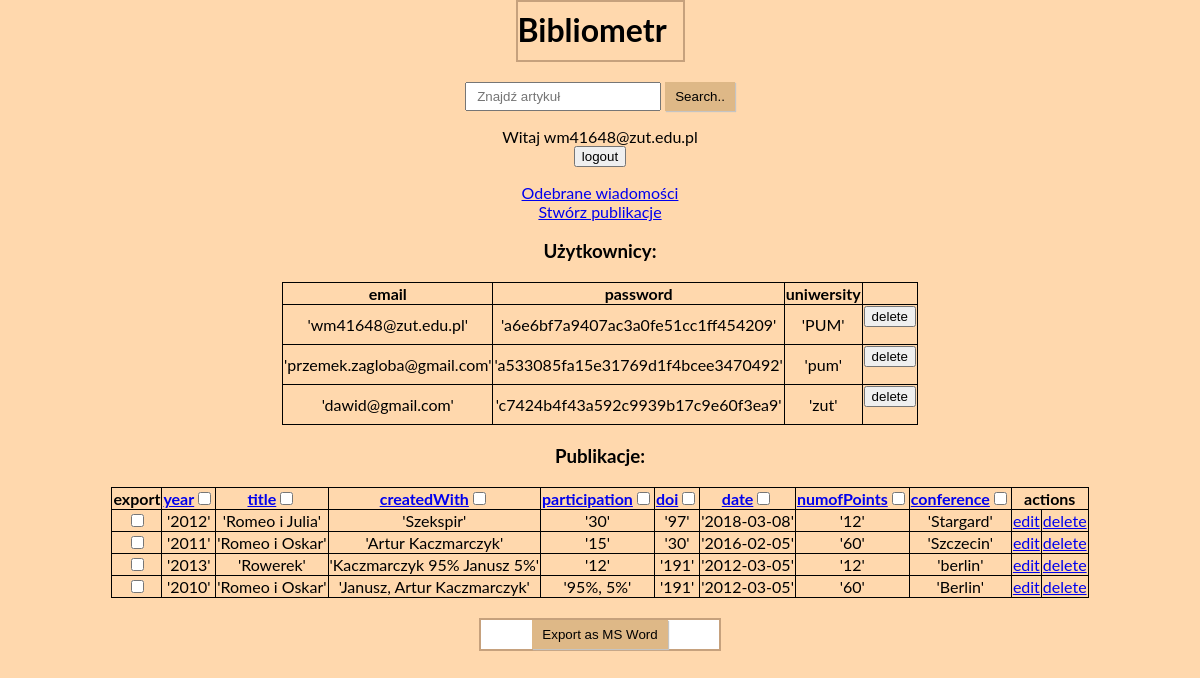
The app's page /index.php (signed in) with its own data.
### tables this page shows
CREATE TABLE `user` (
  `id` int(11) NOT NULL,
  `login` varchar(32) DEFAULT NULL,
  `password` varchar(32) DEFAULT NULL,
  `uniwersity` text DEFAULT NULL,
  `typ` enum('user','admin','','') NOT NULL,
  `publishes_id` int(11) NOT NULL
);

CREATE TABLE `publishes` (
  `id` int(11) NOT NULL,
  `year` year(4) DEFAULT NULL,
  `title` text DEFAULT NULL,
  `createdWith` varchar(50) DEFAULT NULL,
  `participation` varchar(11) DEFAULT NULL,
  `doi` varchar(36) DEFAULT NULL,
  `date` date DEFAULT NULL,
  `numOfPoints` varchar(11) DEFAULT NULL,
  `conference` text DEFAULT NULL,
  `user_id` int(11) NOT NULL
);

### publishes/tableData.php (the view)
<?php
foreach($publishes as $row) {
echo "<tr>";
	echo '<td><input type="checkbox" name="row_'.$row['id'].'" /></td>';
	echo "<td>'".$row['year']."'</td>";
	echo "<td>'".$row['title']."'</td>";
	echo "<td>'".$row['createdWith']."'</td>";
	echo "<td>'".$row['participation']."'</td>";
	echo "<td>'".$row['doi']."'</td>";
	echo "<td>'".$row['date']."'</td>";
	echo "<td>'".$row['numOfPoints']."'</td>";
	echo "<td>'".$row['conference']."'</td>";
	if(!empty($_SESSION['typ'])) {
		if($_SESSION['typ'] == 'admin' || $_SESSION['id'] === $row['user_id']) {
	echo '<td>
		<a href="./publishes/form.php?id='.$row['id'].'">edit</a>
		</td>';
		}
	if($_SESSION['typ'] == 'admin'){
		echo '<td>
		<a href="./publishes/delete.php?id='.$row['id'].'">delete</a>
		</td>';
		}
	}
echo "</tr>";
            }
?>

### user/select.php (shortened to what this page needs)
<?php
$us = $db->query('SELECT * FROM user Where Typ != "admin,user" ');
            $users =  $us->fetchAll();
            if($users) {
                echo "<table>";
            echo "<thead>";
            echo "<tr><th>email</th><th>password</th><th>uniwersity</th></tr>";
            echo "<tbody>";
            foreach($users as $row) {
                echo "<tr>";
                    echo "<td>'".$row['login']."'</td>";
                    echo "<td>'".$row['password']."'</td>";
                    echo "<td>'".$row['uniwersity']."'</td>";
                    if($_SESSION['typ'] == 'admin') {
                        echo '<td>
                    <form action="./user/delete.php" method="POST">
                        <input type="hidden" name="id" value="'.$row['id'].'">
                        <button type="submit">delete</button>
                    </form>
                    </td>';
                    }
                echo "</tr>";
            }
            echo "</tbody>";
            echo "</table>";
            }
            ?>

### css/style.css (style rules this page uses)
body { text-align: center; background-color: #ffd8ad; font-family: Lato; margin: 0 auto; box-sizing: border-box; }
table { margin: 20px auto; text-align: center; border: 1px solid black; border-collapse: collapse; }
table tr th, table tr td { border: 1px solid black; }

### records on screen
user: login "wm41648@zut.edu.pl", password "a6e6bf7a9407ac3a0fe51cc1ff454209", uniwersity "PUM"
user: login "przemek.zagloba@gmail.com", password "a533085fa15e31769d1f4bcee3470492", uniwersity "pum"
user: login "dawid@gmail.com", password "c7424b4f43a592c9939b17c9e60f3ea9", uniwersity "zut"
publishes: year "2012", title "Romeo i Julia", createdWith "Szekspir", participation "30", doi "97", date "2018-03-08", numOfPoints "12", conference "Stargard"
publishes: year "2011", title "Romeo i Oskar", createdWith "Artur Kaczmarczyk", participation "15", doi "30", date "2016-02-05", numOfPoints "60", conference "Szczecin"
publishes: year "2013", title "Rowerek", createdWith "Kaczmarczyk 95% Janusz 5%", participation "12", doi "191", date "2012-03-05", numOfPoints "12", conference "berlin"
publishes: year "2010", title "Romeo i Oskar", createdWith "Janusz, Artur Kaczmarczyk", participation "95%, 5%", doi "191", date "2012-03-05", numOfPoints "60", conference "Berlin"

### other values on screen
$_SESSION['email'] "wm41648@zut.edu.pl"
